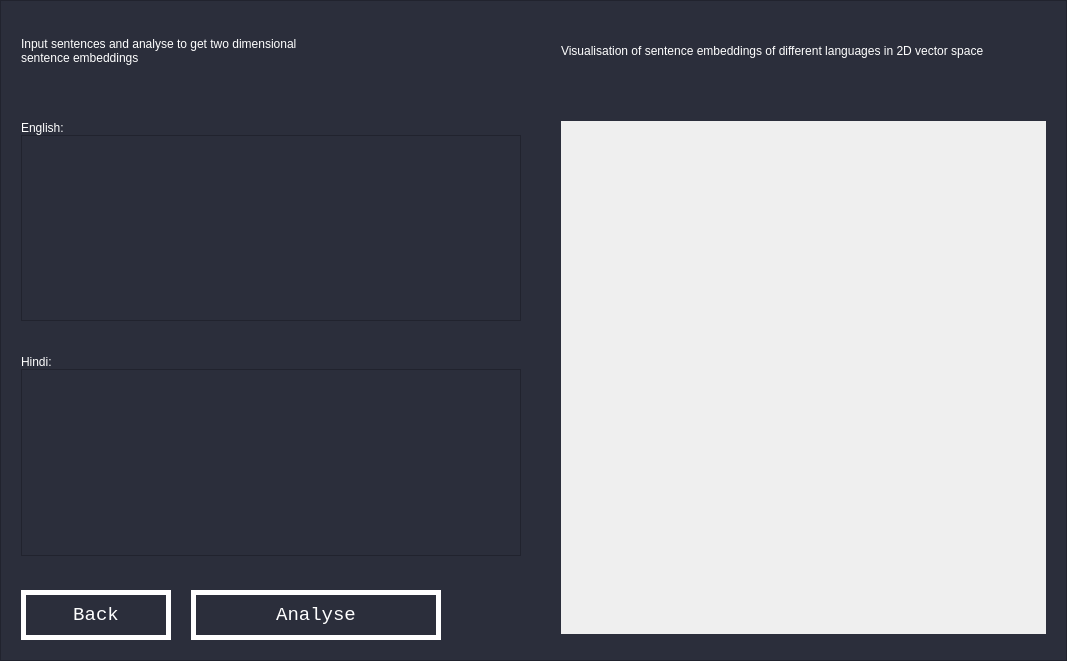
<?xml version="1.0" encoding="UTF-8"?>
<ui version="4.0">
 <class>player_window</class>
 <widget class="QMainWindow" name="player_window">
  <property name="enabled">
   <bool>true</bool>
  </property>
  <property name="geometry">
   <rect>
    <x>0</x>
    <y>0</y>
    <width>1067</width>
    <height>661</height>
   </rect>
  </property>
  <property name="sizePolicy">
   <sizepolicy hsizetype="Expanding" vsizetype="Expanding">
    <horstretch>1</horstretch>
    <verstretch>1</verstretch>
   </sizepolicy>
  </property>
  <property name="windowTitle">
   <string>MainWindow</string>
  </property>
  <property name="autoFillBackground">
   <bool>false</bool>
  </property>
  <property name="styleSheet">
   <string notr="true">background: rgb(43, 46, 59);
</string>
  </property>
  <widget class="QWidget" name="layout">
   <property name="minimumSize">
    <size>
     <width>1067</width>
     <height>661</height>
    </size>
   </property>
   <property name="cursor">
    <cursorShape>ArrowCursor</cursorShape>
   </property>
   <property name="styleSheet">
    <string notr="true">QWidget#landing{
background: rgb(43, 46, 59);
}</string>
   </property>
   <layout class="QGridLayout" name="gridLayout_2">
    <property name="leftMargin">
     <number>0</number>
    </property>
    <property name="topMargin">
     <number>0</number>
    </property>
    <property name="rightMargin">
     <number>0</number>
    </property>
    <property name="bottomMargin">
     <number>0</number>
    </property>
    <item row="0" column="0">
     <widget class="QFrame" name="frame">
      <property name="sizePolicy">
       <sizepolicy hsizetype="Expanding" vsizetype="Expanding">
        <horstretch>1</horstretch>
        <verstretch>1</verstretch>
       </sizepolicy>
      </property>
      <property name="sizeIncrement">
       <size>
        <width>10</width>
        <height>10</height>
       </size>
      </property>
      <property name="baseSize">
       <size>
        <width>200</width>
        <height>800</height>
       </size>
      </property>
      <property name="frameShape">
       <enum>QFrame::StyledPanel</enum>
      </property>
      <property name="frameShadow">
       <enum>QFrame::Raised</enum>
      </property>
      <layout class="QGridLayout" name="gridLayout_3" rowstretch="0,0">
       <property name="sizeConstraint">
        <enum>QLayout::SetMaximumSize</enum>
       </property>
       <property name="leftMargin">
        <number>20</number>
       </property>
       <property name="topMargin">
        <number>20</number>
       </property>
       <property name="rightMargin">
        <number>20</number>
       </property>
       <property name="bottomMargin">
        <number>20</number>
       </property>
       <property name="horizontalSpacing">
        <number>40</number>
       </property>
       <item row="0" column="1" rowspan="2">
        <layout class="QVBoxLayout" name="verticalLayout_6">
         <item alignment="Qt::AlignLeft|Qt::AlignVCenter">
          <widget class="QLabel" name="instructions_l">
           <property name="sizePolicy">
            <sizepolicy hsizetype="Expanding" vsizetype="Fixed">
             <horstretch>1</horstretch>
             <verstretch>0</verstretch>
            </sizepolicy>
           </property>
           <property name="minimumSize">
            <size>
             <width>0</width>
             <height>60</height>
            </size>
           </property>
           <property name="styleSheet">
            <string notr="true">font: 12pt &quot;MS Reference Sans Serif&quot;;
color: white;</string>
           </property>
           <property name="frameShape">
            <enum>QFrame::NoFrame</enum>
           </property>
           <property name="text">
            <string>Input sentences and analyse to get two dimensional sentence embeddings</string>
           </property>
           <property name="scaledContents">
            <bool>false</bool>
           </property>
           <property name="alignment">
            <set>Qt::AlignLeading|Qt::AlignLeft|Qt::AlignVCenter</set>
           </property>
           <property name="wordWrap">
            <bool>true</bool>
           </property>
           <property name="margin">
            <number>0</number>
           </property>
          </widget>
         </item>
         <item>
          <spacer name="verticalSpacer_4">
           <property name="orientation">
            <enum>Qt::Vertical</enum>
           </property>
           <property name="sizeType">
            <enum>QSizePolicy::Fixed</enum>
           </property>
           <property name="sizeHint" stdset="0">
            <size>
             <width>20</width>
             <height>40</height>
            </size>
           </property>
          </spacer>
         </item>
         <item>
          <widget class="QLabel" name="english_l">
           <property name="enabled">
            <bool>true</bool>
           </property>
           <property name="sizePolicy">
            <sizepolicy hsizetype="Fixed" vsizetype="Fixed">
             <horstretch>0</horstretch>
             <verstretch>0</verstretch>
            </sizepolicy>
           </property>
           <property name="styleSheet">
            <string notr="true">font: 12pt &quot;MS Reference Sans Serif&quot;;
color: white;</string>
           </property>
           <property name="text">
            <string>English:</string>
           </property>
          </widget>
         </item>
         <item>
          <widget class="QPlainTextEdit" name="english_edit">
           <property name="sizePolicy">
            <sizepolicy hsizetype="Preferred" vsizetype="Expanding">
             <horstretch>0</horstretch>
             <verstretch>0</verstretch>
            </sizepolicy>
           </property>
           <property name="maximumSize">
            <size>
             <width>16777215</width>
             <height>200</height>
            </size>
           </property>
           <property name="styleSheet">
            <string notr="true">font: 12pt &quot;MS Reference Sans Serif&quot;;
color: white;</string>
           </property>
           <property name="plainText">
            <string/>
           </property>
          </widget>
         </item>
         <item>
          <spacer name="verticalSpacer_2">
           <property name="orientation">
            <enum>Qt::Vertical</enum>
           </property>
           <property name="sizeType">
            <enum>QSizePolicy::Expanding</enum>
           </property>
           <property name="sizeHint" stdset="0">
            <size>
             <width>20</width>
             <height>40</height>
            </size>
           </property>
          </spacer>
         </item>
         <item>
          <widget class="QLabel" name="hindi_l">
           <property name="styleSheet">
            <string notr="true">font: 12pt &quot;MS Reference Sans Serif&quot;;
color: white;</string>
           </property>
           <property name="text">
            <string>Hindi:</string>
           </property>
          </widget>
         </item>
         <item>
          <widget class="QPlainTextEdit" name="hindi_edit">
           <property name="sizePolicy">
            <sizepolicy hsizetype="Preferred" vsizetype="Expanding">
             <horstretch>0</horstretch>
             <verstretch>0</verstretch>
            </sizepolicy>
           </property>
           <property name="maximumSize">
            <size>
             <width>16777215</width>
             <height>200</height>
            </size>
           </property>
           <property name="styleSheet">
            <string notr="true">font: 12pt &quot;MS Reference Sans Serif&quot;;
color: white;</string>
           </property>
          </widget>
         </item>
         <item>
          <spacer name="verticalSpacer">
           <property name="orientation">
            <enum>Qt::Vertical</enum>
           </property>
           <property name="sizeHint" stdset="0">
            <size>
             <width>20</width>
             <height>40</height>
            </size>
           </property>
          </spacer>
         </item>
         <item>
          <layout class="QHBoxLayout" name="horizontalLayout_3">
           <item>
            <widget class="QPushButton" name="back_b">
             <property name="sizePolicy">
              <sizepolicy hsizetype="Fixed" vsizetype="Fixed">
               <horstretch>0</horstretch>
               <verstretch>0</verstretch>
              </sizepolicy>
             </property>
             <property name="minimumSize">
              <size>
               <width>150</width>
               <height>50</height>
              </size>
             </property>
             <property name="baseSize">
              <size>
               <width>100</width>
               <height>100</height>
              </size>
             </property>
             <property name="styleSheet">
              <string notr="true">:enabled {
border-radius: 0px;
font-family: Courier New;
color: #ffffff;
font-size: 14pt;
background: transparent;
padding: 10pt 20pt 10pt 20pt;
border: 5px solid #ffffff;
text-decoration: none;
}
:hover {
background: white;
color: rgb(43, 46, 59);
border: 0px;
}</string>
             </property>
             <property name="text">
              <string>Back</string>
             </property>
             <property name="default">
              <bool>false</bool>
             </property>
             <property name="flat">
              <bool>false</bool>
             </property>
            </widget>
           </item>
           <item>
            <spacer name="horizontalSpacer">
             <property name="orientation">
              <enum>Qt::Horizontal</enum>
             </property>
             <property name="sizeType">
              <enum>QSizePolicy::Fixed</enum>
             </property>
             <property name="sizeHint" stdset="0">
              <size>
               <width>20</width>
               <height>20</height>
              </size>
             </property>
            </spacer>
           </item>
           <item>
            <widget class="QPushButton" name="analyse_b">
             <property name="sizePolicy">
              <sizepolicy hsizetype="Fixed" vsizetype="Fixed">
               <horstretch>0</horstretch>
               <verstretch>0</verstretch>
              </sizepolicy>
             </property>
             <property name="minimumSize">
              <size>
               <width>250</width>
               <height>50</height>
              </size>
             </property>
             <property name="baseSize">
              <size>
               <width>100</width>
               <height>100</height>
              </size>
             </property>
             <property name="styleSheet">
              <string notr="true">:enabled {
border-radius: 0px;
font-family: Courier New;
color: #ffffff;
font-size: 14pt;
background: transparent;
padding: 10pt 20pt 10pt 20pt;
border: 5px solid #ffffff;
text-decoration: none;
}
:hover {
background: white;
color: rgb(43, 46, 59);
border: 0px;
}</string>
             </property>
             <property name="text">
              <string>Analyse</string>
             </property>
             <property name="default">
              <bool>false</bool>
             </property>
             <property name="flat">
              <bool>false</bool>
             </property>
            </widget>
           </item>
           <item>
            <spacer name="horizontalSpacer_2">
             <property name="orientation">
              <enum>Qt::Horizontal</enum>
             </property>
             <property name="sizeType">
              <enum>QSizePolicy::Fixed</enum>
             </property>
             <property name="sizeHint" stdset="0">
              <size>
               <width>80</width>
               <height>20</height>
              </size>
             </property>
            </spacer>
           </item>
          </layout>
         </item>
        </layout>
       </item>
       <item row="0" column="2">
        <layout class="QVBoxLayout" name="verticalLayout_5" stretch="1,0,10">
         <property name="sizeConstraint">
          <enum>QLayout::SetMaximumSize</enum>
         </property>
         <item>
          <widget class="QLabel" name="graphTitle_l">
           <property name="sizePolicy">
            <sizepolicy hsizetype="Preferred" vsizetype="Fixed">
             <horstretch>0</horstretch>
             <verstretch>0</verstretch>
            </sizepolicy>
           </property>
           <property name="minimumSize">
            <size>
             <width>0</width>
             <height>60</height>
            </size>
           </property>
           <property name="styleSheet">
            <string notr="true">font: 12pt &quot;MS Reference Sans Serif&quot;;
color: white;</string>
           </property>
           <property name="text">
            <string>Visualisation of sentence embeddings of different languages in 2D vector space</string>
           </property>
           <property name="alignment">
            <set>Qt::AlignLeading|Qt::AlignLeft|Qt::AlignVCenter</set>
           </property>
           <property name="wordWrap">
            <bool>true</bool>
           </property>
          </widget>
         </item>
         <item>
          <spacer name="verticalSpacer_3">
           <property name="orientation">
            <enum>Qt::Vertical</enum>
           </property>
           <property name="sizeType">
            <enum>QSizePolicy::Fixed</enum>
           </property>
           <property name="sizeHint" stdset="0">
            <size>
             <width>20</width>
             <height>40</height>
            </size>
           </property>
          </spacer>
         </item>
         <item>
          <widget class="PlotWidget" name="graphWidget" native="true">
           <property name="sizePolicy">
            <sizepolicy hsizetype="Preferred" vsizetype="Minimum">
             <horstretch>0</horstretch>
             <verstretch>0</verstretch>
            </sizepolicy>
           </property>
           <property name="autoFillBackground">
            <bool>true</bool>
           </property>
           <property name="styleSheet">
            <string notr="true">background: rgb(FF, FF, FF);</string>
           </property>
          </widget>
         </item>
        </layout>
       </item>
      </layout>
     </widget>
    </item>
   </layout>
  </widget>
 </widget>
 <customwidgets>
  <customwidget>
   <class>PlotWidget</class>
   <extends>QWidget</extends>
   <header location="global">pyqtgraph</header>
   <container>1</container>
  </customwidget>
 </customwidgets>
 <resources/>
 <connections/>
</ui>
